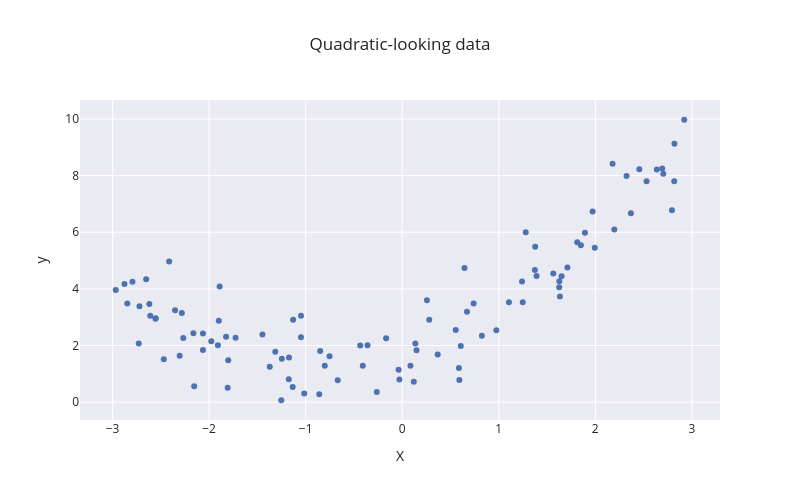

Notebook code for this chart:
### Markdown cell above
# Non Linear Data

### Code cell
np.random.seed(42)
m = 100
X = 6 * np.random.rand(m, 1) - 3
y = 0.5 * X ** 2 + X + 2 + np.random.randn(m, 1)


px.scatter(x=X.flatten(), y=y.flatten(), title='Quadratic-looking data', labels={'x': 'X', 'y': 'y'}, width=800, height=500)
